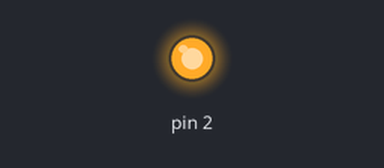
The sketch below on a simulated Arduino Uno, built with avr-gcc and run on an emulated ATmega328P. Parts: output pins drawn as LEDs (lit = HIGH). What the sketch prints to the serial monitor is not drawn.

Above: at 2.5 s.
At 7.5 s:
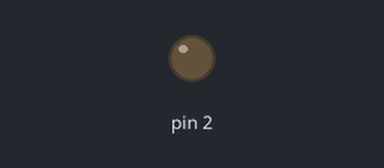
Timing chart, 0 to 13.0 s (numbered marks = the images above):
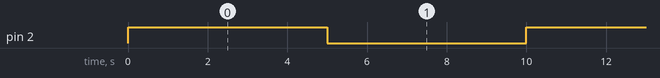

Measured:
- by itself, pin 2: alternates HIGH for 5.0 s and LOW for 5.0 s

The sketch:

app.ino
```cpp
// the setup function runs once when you press reset or power the board
void setup() {
  // initialize digital pin LED_BUILTIN as an output.
  pinMode(PD2, OUTPUT);
   Serial.begin(9600);
  while (!Serial) {
    ; // wait for serial port to connect. Needed for native USB port only
  }

}
const unsigned long delayMs = 5000;
 float counter = 1.2;
// the loop function runs over and over again forever
void loop() {
  digitalWrite(PD2, HIGH);   // turn the LED on (HIGH is the voltage level)
  delay(delayMs);                       // wait for a second
  digitalWrite(PD2, LOW);    // turn the LED off by making the voltage LOW
  delay(delayMs);                       // wait for a second
  //Serial.println("hello");
  Serial.print(counter, 2);
  counter++;
}
```
